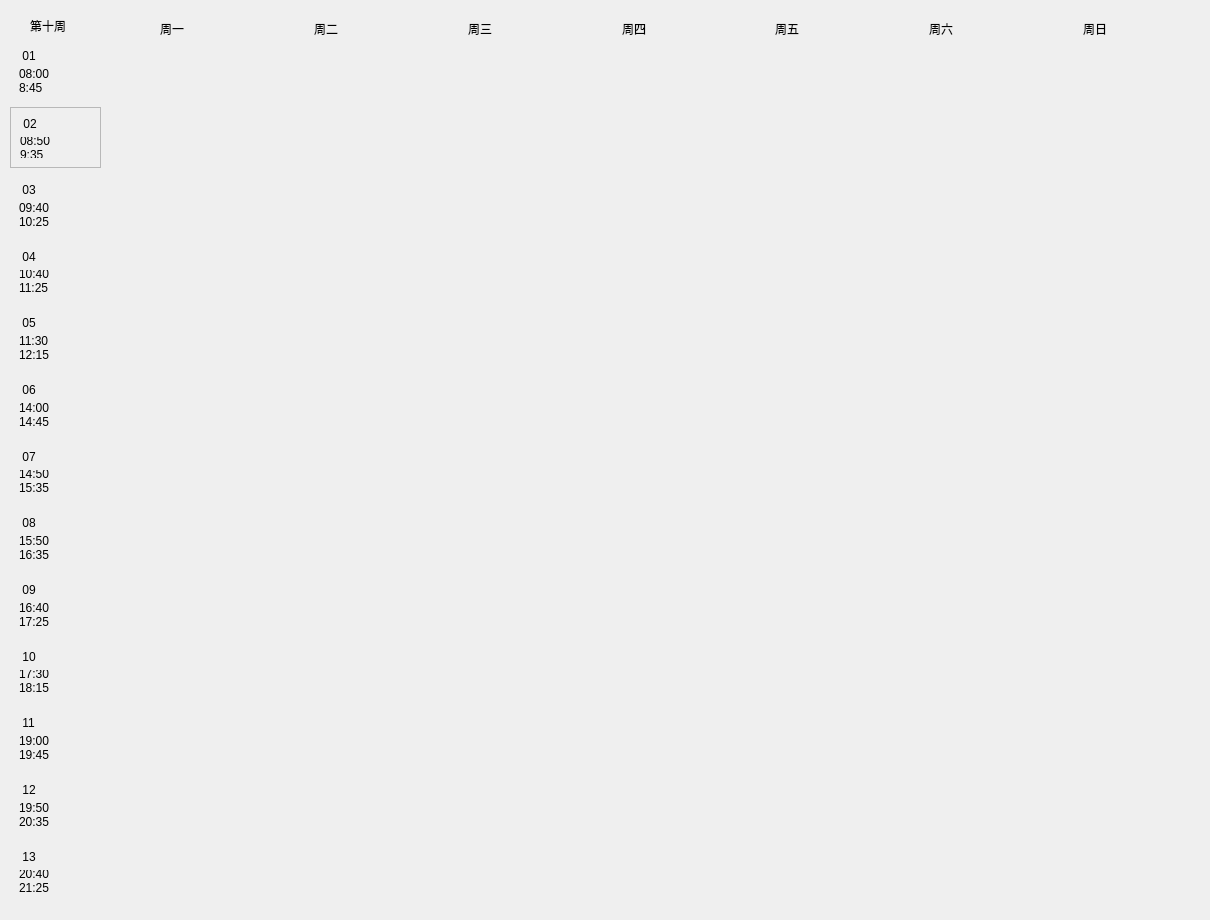
   <widget class="QWidget" name="page10">
    <widget class="QWidget" name="widget_145" native="true">
     <property name="geometry">
      <rect>
       <x>10</x>
       <y>0</y>
       <width>1191</width>
       <height>911</height>
      </rect>
     </property>
     <widget class="QLabel" name="firstweek_10">
      <property name="geometry">
       <rect>
        <x>20</x>
        <y>10</y>
        <width>71</width>
        <height>31</height>
       </rect>
      </property>
      <property name="styleSheet">
       <string notr="true">font: 12pt &quot;微软雅黑&quot;;</string>
      </property>
      <property name="text">
       <string>第十周</string>
      </property>
     </widget>
     <widget class="QWidget" name="widget_146" native="true">
      <property name="geometry">
       <rect>
        <x>0</x>
        <y>40</y>
        <width>91</width>
        <height>861</height>
       </rect>
      </property>
      <layout class="QVBoxLayout" name="verticalLayout_127">
       <item>
        <widget class="QWidget" name="widget_147" native="true">
         <layout class="QVBoxLayout" name="verticalLayout_128">
          <item>
           <widget class="QLabel" name="num1_10">
            <property name="styleSheet">
             <string notr="true">font: rgb(32, 48, 126);
font: 12pt &quot;隶书&quot;;</string>
            </property>
            <property name="text">
             <string> 01</string>
            </property>
           </widget>
          </item>
          <item>
           <widget class="QLabel" name="first_10">
            <property name="text">
             <string>08:00
8:45</string>
            </property>
            <property name="scaledContents">
             <bool>false</bool>
            </property>
           </widget>
          </item>
         </layout>
        </widget>
       </item>
       <item>
        <widget class="QFrame" name="frame_10">
         <property name="frameShape">
          <enum>QFrame::StyledPanel</enum>
         </property>
         <property name="frameShadow">
          <enum>QFrame::Raised</enum>
         </property>
         <layout class="QVBoxLayout" name="verticalLayout_129">
          <item>
           <widget class="QLabel" name="num2_10">
            <property name="styleSheet">
             <string notr="true">font: rgb(32, 48, 126);
font: 12pt &quot;隶书&quot;;</string>
            </property>
            <property name="text">
             <string> 02</string>
            </property>
           </widget>
          </item>
          <item>
           <widget class="QLabel" name="second_10">
            <property name="text">
             <string>08:50
9:35</string>
            </property>
           </widget>
          </item>
         </layout>
        </widget>
       </item>
       <item>
        <widget class="QWidget" name="widget_148" native="true">
         <layout class="QVBoxLayout" name="verticalLayout_130">
          <item>
           <widget class="QLabel" name="num3_10">
            <property name="styleSheet">
             <string notr="true">font: 12pt &quot;隶书&quot;;</string>
            </property>
            <property name="text">
             <string> 03</string>
            </property>
           </widget>
          </item>
          <item>
           <widget class="QLabel" name="third_10">
            <property name="text">
             <string>09:40
10:25</string>
            </property>
           </widget>
          </item>
         </layout>
        </widget>
       </item>
       <item>
        <widget class="QWidget" name="widget_149" native="true">
         <layout class="QVBoxLayout" name="verticalLayout_131">
          <item>
           <widget class="QLabel" name="num4_10">
            <property name="styleSheet">
             <string notr="true">font: 12pt &quot;隶书&quot;;</string>
            </property>
            <property name="text">
             <string> 04</string>
            </property>
           </widget>
          </item>
          <item>
           <widget class="QLabel" name="forth_10">
            <property name="text">
             <string>10:40
11:25</string>
            </property>
           </widget>
          </item>
         </layout>
        </widget>
       </item>
       <item>
        <widget class="QWidget" name="widget_150" native="true">
         <layout class="QVBoxLayout" name="verticalLayout_132">
          <item>
           <widget class="QLabel" name="num5_10">
            <property name="styleSheet">
             <string notr="true">font: 12pt &quot;隶书&quot;;</string>
            </property>
            <property name="text">
             <string> 05</string>
            </property>
           </widget>
          </item>
          <item>
           <widget class="QLabel" name="fifth_10">
            <property name="text">
             <string>11:30
12:15</string>
            </property>
           </widget>
          </item>
         </layout>
        </widget>
       </item>
       <item>
        <widget class="QWidget" name="widget_151" native="true">
         <layout class="QVBoxLayout" name="verticalLayout_133">
          <item>
           <widget class="QLabel" name="num6_10">
            <property name="styleSheet">
             <string notr="true">font: 12pt &quot;隶书&quot;;</string>
            </property>
            <property name="text">
             <string> 06</string>
            </property>
           </widget>
          </item>
          <item>
           <widget class="QLabel" name="sixth_10">
            <property name="text">
             <string>14:00
14:45</string>
            </property>
           </widget>
          </item>
         </layout>
        </widget>
       </item>
       <item>
        <widget class="QWidget" name="widget_152" native="true">
         <layout class="QVBoxLayout" name="verticalLayout_134">
          <item>
           <widget class="QLabel" name="num7_10">
            <property name="styleSheet">
             <string notr="true">font: 12pt &quot;隶书&quot;;</string>
            </property>
            <property name="text">
             <string> 07</string>
            </property>
           </widget>
          </item>
          <item>
           <widget class="QLabel" name="seventh_10">
            <property name="text">
             <string>14:50
15:35</string>
            </property>
           </widget>
          </item>
         </layout>
        </widget>
       </item>
       <item>
        <widget class="QWidget" name="widget_153" native="true">
         <layout class="QVBoxLayout" name="verticalLayout_135">
          <item>
           <widget class="QLabel" name="num8_10">
            <property name="styleSheet">
             <string notr="true">font: 12pt &quot;隶书&quot;;</string>
            </property>
            <property name="text">
             <string> 08</string>
            </property>
           </widget>
          </item>
          <item>
           <widget class="QLabel" name="eighth_10">
            <property name="text">
             <string>15:50
16:35</string>
            </property>
           </widget>
          </item>
         </layout>
        </widget>
       </item>
       <item>
        <widget class="QWidget" name="widget_154" native="true">
         <layout class="QVBoxLayout" name="verticalLayout_136">
          <item>
           <widget class="QLabel" name="num9_10">
            <property name="styleSheet">
             <string notr="true">font: 12pt &quot;隶书&quot;;</string>
            </property>
            <property name="text">
             <string> 09</string>
            </property>
           </widget>
          </item>
          <item>
           <widget class="QLabel" name="ninth_10">
            <property name="text">
             <string>16:40
17:25</string>
            </property>
           </widget>
          </item>
         </layout>
        </widget>
       </item>
       <item>
        <widget class="QWidget" name="widget_155" native="true">
         <layout class="QVBoxLayout" name="verticalLayout_137">
          <item>
           <widget class="QLabel" name="num10_10">
            <property name="styleSheet">
             <string notr="true">font: 12pt &quot;隶书&quot;;</string>
            </property>
            <property name="text">
             <string> 10</string>
            </property>
           </widget>
          </item>
          <item>
           <widget class="QLabel" name="tenth_10">
            <property name="text">
             <string>17:30
18:15</string>
            </property>
           </widget>
          </item>
         </layout>
        </widget>
       </item>
       <item>
        <widget class="QWidget" name="widget_156" native="true">
         <layout class="QVBoxLayout" name="verticalLayout_138">
          <item>
           <widget class="QLabel" name="num11_10">
            <property name="styleSheet">
             <string notr="true">font: 12pt &quot;隶书&quot;;</string>
            </property>
            <property name="text">
             <string> 11</string>
            </property>
           </widget>
          </item>
          <item>
           <widget class="QLabel" name="eleventh_10">
            <property name="text">
             <string>19:00
19:45</string>
            </property>
           </widget>
          </item>
         </layout>
        </widget>
       </item>
       <item>
        <widget class="QWidget" name="widget_157" native="true">
         <layout class="QVBoxLayout" name="verticalLayout_139">
          <item>
           <widget class="QLabel" name="num12_10">
            <property name="styleSheet">
             <string notr="true">font: 12pt &quot;隶书&quot;;</string>
            </property>
            <property name="text">
             <string> 12</string>
            </property>
           </widget>
          </item>
          <item>
           <widget class="QLabel" name="twelfth_10">
            <property name="text">
             <string>19:50
20:35</string>
            </property>
           </widget>
          </item>
         </layout>
        </widget>
       </item>
       <item>
        <widget class="QWidget" name="widget_158" native="true">
         <layout class="QVBoxLayout" name="verticalLayout_140">
          <item>
           <widget class="QLabel" name="num13_10">
            <property name="styleSheet">
             <string notr="true">font: 12pt &quot;隶书&quot;;</string>
            </property>
            <property name="text">
             <string> 13</string>
            </property>
           </widget>
          </item>
          <item>
           <widget class="QLabel" name="thirteenth_10">
            <property name="text">
             <string>20:40
21:25</string>
            </property>
           </widget>
          </item>
         </layout>
        </widget>
       </item>
      </layout>
     </widget>
     <widget class="QWidget" name="widget_159" native="true">
      <property name="geometry">
       <rect>
        <x>150</x>
        <y>10</y>
        <width>1071</width>
        <height>37</height>
       </rect>
      </property>
      <property name="styleSheet">
       <string notr="true">font: 12pt &quot;隶书&quot;;</string>
      </property>
      <layout class="QHBoxLayout" name="horizontalLayout_10">
       <item>
        <widget class="QLabel" name="mon_10">
         <property name="text">
          <string>周一</string>
         </property>
        </widget>
       </item>
       <item>
        <widget class="QLabel" name="tue_10">
         <property name="text">
          <string>周二</string>
         </property>
        </widget>
       </item>
       <item>
        <widget class="QLabel" name="wed_10">
         <property name="text">
          <string>周三</string>
         </property>
        </widget>
       </item>
       <item>
        <widget class="QLabel" name="thu_10">
         <property name="text">
          <string>周四</string>
         </property>
        </widget>
       </item>
       <item>
        <widget class="QLabel" name="fri_10">
         <property name="text">
          <string>周五</string>
         </property>
        </widget>
       </item>
       <item>
        <widget class="QLabel" name="sat_10">
         <property name="text">
          <string>周六</string>
         </property>
        </widget>
       </item>
       <item>
        <widget class="QLabel" name="sun_10">
         <property name="text">
          <string>周日</string>
         </property>
        </widget>
       </item>
      </layout>
     </widget>
     <widget class="QWidget" name="widget_160" native="true">
      <property name="geometry">
       <rect>
        <x>100</x>
        <y>50</y>
        <width>1061</width>
        <height>851</height>
       </rect>
      </property>
     </widget>
    </widget>
   </widget>
